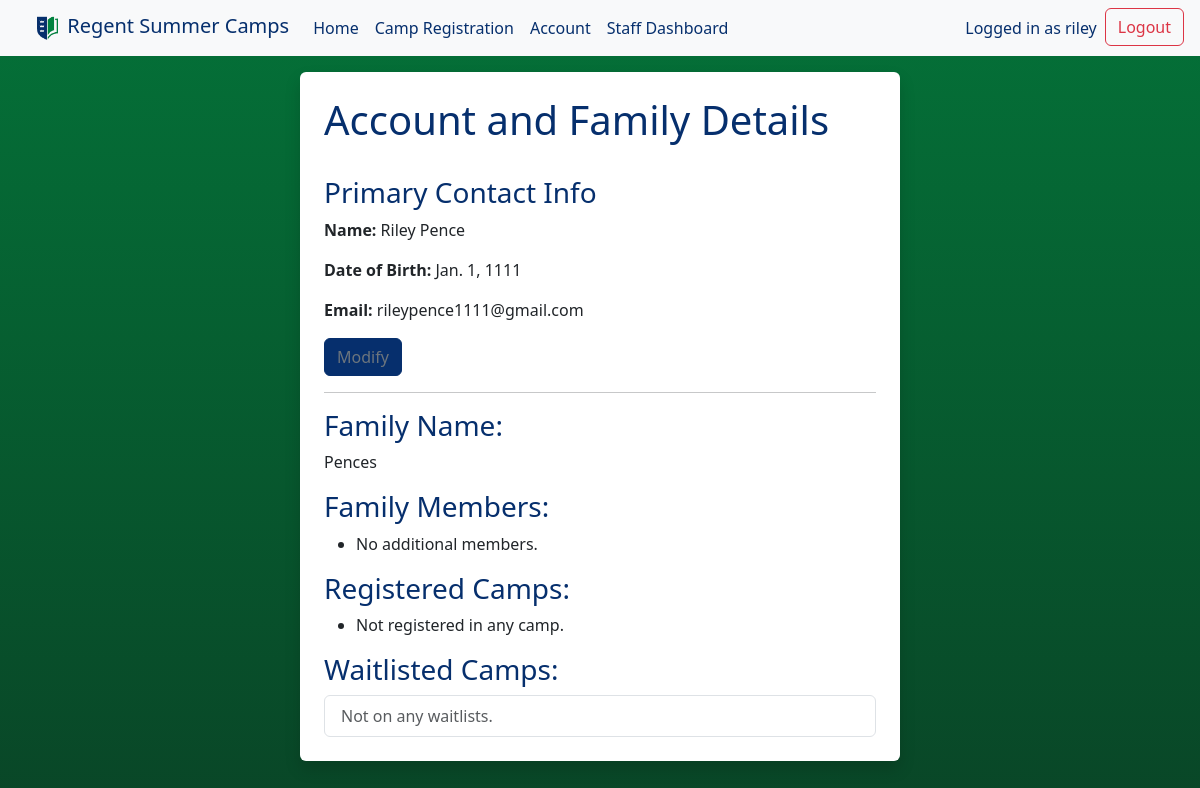
Before: /users/account/ (signed in) with the older database file.
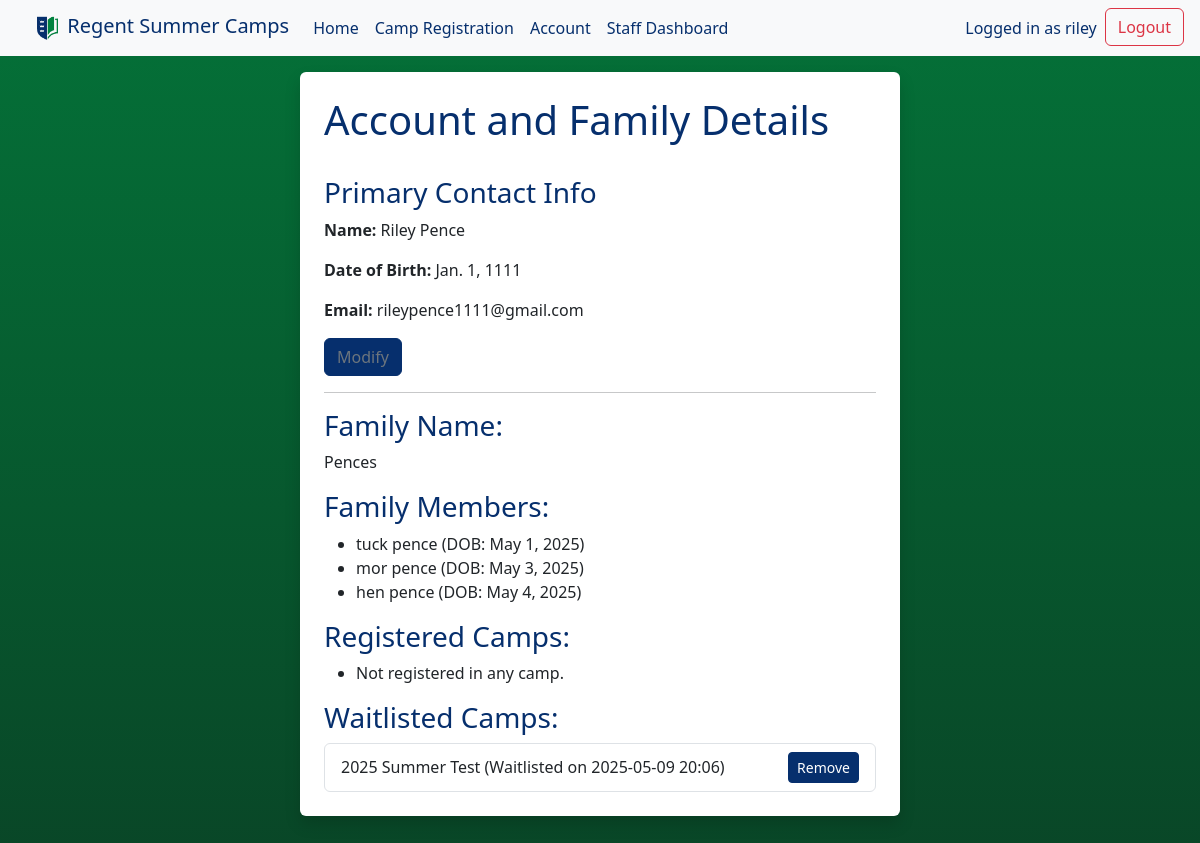
After: the same page with the newer database file.
### campreg/models.py (models this page shows, shortened)
class Individual(models.Model):
    user = models.OneToOneField(User, on_delete=models.CASCADE, null=True, blank=True)
    first_name = models.CharField(max_length=100)
    last_name = models.CharField(max_length=100)
    date_of_birth = models.DateField()
    email = models.EmailField(blank=True, null=True)

class WaitingList(models.Model):
    family = models.ForeignKey(Family, on_delete=models.CASCADE)
    camp = models.ForeignKey(Camp, on_delete=models.CASCADE)
    date_added = models.DateTimeField(auto_now_add=True)

class Camp(models.Model):
    name = models.CharField(max_length=100)
    start_date = models.DateField()
    end_date = models.DateField()
    max_capacity = models.IntegerField()
    registered_families = models.ManyToManyField(Family, blank=True)
    archived = models.BooleanField(default=False)

### users/views.py (the view)
# urls.py: path('account/', views.account_view, name='account'),
def account_view(request):
    user = request.user
    try:
        individual = Individual.objects.get(user=user)
        family = Family.objects.get(primary_contact=individual)
    except (Individual.DoesNotExist, Family.DoesNotExist):
        individual = None
        family = None
    if request.method == 'POST':
        individual_form = IndividualForm(request.POST, instance=individual)
        if individual_form.is_valid():
            individual_form.save()
            return redirect("home")
    else:
        individual_form = IndividualForm(instance=individual)
    members = family.members.exclude(id=family.primary_contact.id) if family else []
    registered_camps = Camp.objects.filter(registered_families=family) if family else []
    waitlisted_camps = WaitingList.objects.filter(family=family) if family else []
    return render(request, 'users/account.html', {
        'individual_form': individual_form,
        'family': family,
        'members': members,
        'registered_camps': registered_camps,
        'waitlisted_camps': waitlisted_camps
    })

### users/templates/users/account.html (shortened to what this page needs)
{% extends 'layout.html' %}
{% block content %}
<div class="shadow p-4 mb-5 bg-body rounded">
  <h1>Account and Family Details</h1>
  <br>
  <h3>Primary Contact Info</h3>
  <div id="primary-display">
    <p><strong>Name:</strong> {{ individual_form.instance.first_name }} {{ individual_form.instance.last_name }}</p>
    <p><strong>Date of Birth:</strong> {{ individual_form.instance.date_of_birth }}</p>
    <p><strong>Email:</strong> {{ individual_form.instance.email }}</p>
    <button type="button" class="btn btn-outline-secondary" onclick="toggleSection('primary')">Modify</button>
  </div>
  {% if family %}
    <hr>
    <h3>Family Name:</h3>
    <p>{{ family.family_name }}</p>
    <h3>Family Members:</h3>
    <ul>
      {% for member in members %}
        <li>{{ member.first_name }} {{ member.last_name }} (DOB: {{ member.date_of_birth }})</li>
      {% empty %}
        <li>No additional members.</li>
      {% endfor %}
    </ul>
    <h3>Registered Camps:</h3>
    <ul>
      {% for camp in registered_camps %}
        <li>
          {{ camp.name }} ({{ camp.start_date }} – {{ camp.end_date }})
          <form method="post" action="{% url 'users:remove_camp' camp.id %}" style="display:inline;">
            {% csrf_token %}
            <button type="submit" class="btn btn-danger btn-sm">Remove</button>
          </form>
        </li>
      {% empty %}
        <li>Not registered in any camp.</li>
      {% endfor %}
    </ul>
    <h3>Waitlisted Camps:</h3>
    <ul class="list-group">
      {% for wait in waitlisted_camps %}
        <li class="list-group-item d-flex justify-content-between align-items-center">
          <span>{{ wait.camp.name }} (Waitlisted on {{ wait.date_added|date:"Y-m-d H:i" }})</span>
          <form method="post" action="{% url 'users:remove_waitlist' wait.camp.id %}">
            <button type="submit" class="btn btn-danger btn-sm">Remove</button>
          </form>
        </li>
      {% empty %}
        <li class="list-group-item text-muted">Not on any waitlists.</li>
      {% endfor %}
    </ul>
  {% else %}
    <p class="text-muted mt-4">No family record found.</p>
  {% endif %}
</div>
{% endblock %}

Changed rows visible on the page:
now on this page (row unchanged): Individual: first_name "tuck", last_name "pence", date_of_birth "May 1, 2025"
now on this page (row unchanged): Individual: first_name "mor", last_name "pence", date_of_birth "May 3, 2025"
now on this page (row unchanged): Individual: first_name "hen", last_name "pence", date_of_birth "May 4, 2025"
added WaitingList: camp.name "2025 Summer Test", date_added "2025-05-09 20:06"
Other visible differences:
text no longer shown: "No additional members. Not on any waitlists."
